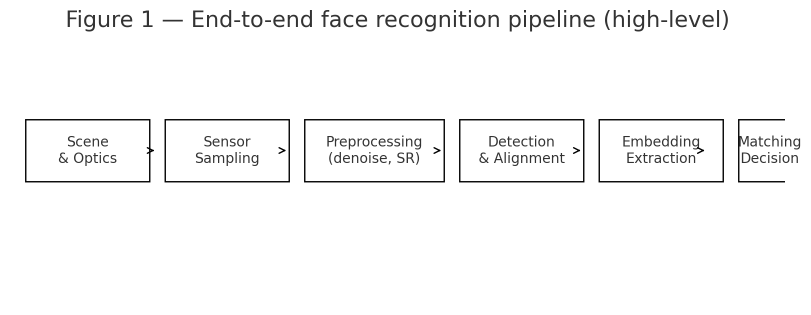
#> input picture face_recognition_figures/figure1_pipeline.png, 1622 x 629 px (shown at 1/2 size)
$ python PNG.py
#> lines starting #> are read from the running program, lines starting #| are printed output that depends on the picture
# Generating figures for the essay and saving them as PNGs.
# This code will:
# - Create Figure 1: pipeline diagram (blocks + arrows)
# - Create Figure 2: Fourier illustration of downsampling (spectra plots)
# - Create Figure 3: Synthetic case study images: HR face, LR probe, bicubic SR output
# - Create Figure 4: Synthetic ROC curves for baseline, SR, identity-aware SR
#
# All plots use matplotlib (no seaborn) and each chart is its own figure.
# Files will be saved to /mnt/data and links will be provided after execution.

from PIL import Image, ImageDraw, ImageFilter
import numpy as np
import matplotlib.pyplot as plt
import os
import os

folder = "face_recognition_figures"

# Create the folder if it does not exist
if not os.path.exists(folder):
    os.makedirs(folder)

out_dir = "/mnt/data/face_recognition_figures"
os.makedirs(out_dir, exist_ok=True)

# Figure 1: Pipeline diagram
fig, ax = plt.subplots(figsize=(10,3.5))
ax.set_xlim(0,10)
ax.set_ylim(0,3.5)
ax.axis('off')

# Boxes coordinates: (x,y,width,height)
boxes = [
    (0.2,1.6,1.6,0.8,"Scene\n& Optics"),
    (2.0,1.6,1.6,0.8,"Sensor\nSampling"),
    (3.8,1.6,1.8,0.8,"Preprocessing\n(denoise, SR)"),
    (5.8,1.6,1.6,0.8,"Detection\n& Alignment"),
    (7.6,1.6,1.6,0.8,"Embedding\nExtraction"),
    (9.4,1.6,0.8,0.8,"Matching\nDecision")
]

for x,y,w,h,label in boxes:
    rect = plt.Rectangle((x,y), w, h, fill=False)
    ax.add_patch(rect)
    ax.text(x + w/2, y + h/2, label, ha='center', va='center')

# Arrows
arrow_props = dict(arrowstyle="->", linewidth=1)
ax.annotate("", xy=(1.9,2.0), xytext=(1.8,2.0), arrowprops=arrow_props)
ax.annotate("", xy=(3.6,2.0), xytext=(3.5,2.0), arrowprops=arrow_props)
ax.annotate("", xy=(5.6,2.0), xytext=(5.5,2.0), arrowprops=arrow_props)
ax.annotate("", xy=(7.4,2.0), xytext=(7.3,2.0), arrowprops=arrow_props)
ax.annotate("", xy=(9.0,2.0), xytext=(8.9,2.0), arrowprops=arrow_props)

ax.set_title("Figure 1 — End-to-end face recognition pipeline (high-level)")

fig1_path = os.path.join(out_dir, "figure1_pipeline.png")
fig.savefig(fig1_path, bbox_inches='tight', dpi=200)
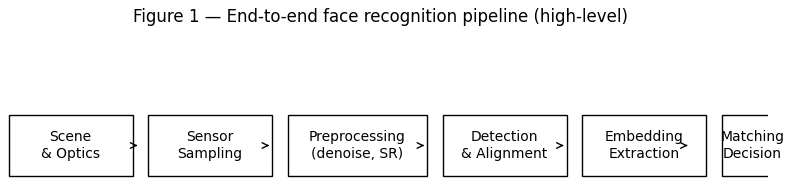
#> figure drawn by matplotlib, 1 panel
plt.close(fig)

# Figure 2: Fourier illustration of downsampling
# Create radial frequency spectra representation (synthetic)
size = 256
u = np.linspace(-1,1,size)
U,V = np.meshgrid(u,u)
R = np.sqrt(U**2 + V**2)
# Original spectrum (bandlimited)
orig_spec = np.exp(-(R*10)**2)
# After low-pass filtering (stronger attenuation)
lp_spec = np.exp(-(R*6)**2)
# Aliased spectrum (simulate replicas)
replica = np.roll(orig_spec, 40, axis=0) + np.roll(orig_spec, -30, axis=1)

fig, axes = plt.subplots(1,3, figsize=(12,4))
axes[0].imshow(orig_spec, origin='lower')
axes[0].set_title("Original Spectrum")
axes[0].axis('off')
axes[1].imshow(lp_spec, origin='lower')
axes[1].set_title("Low-pass Filtered")
axes[1].axis('off')
axes[2].imshow(lp_spec + 0.4*replica, origin='lower')
axes[2].set_title("After Undersampling (aliasing)")
axes[2].axis('off')

fig.suptitle("Figure 2 — Spectral effects of downsampling and aliasing", y=0.95)
fig2_path = os.path.join(out_dir, "figure2_spectra.png")
fig.savefig(fig2_path, bbox_inches='tight', dpi=200)
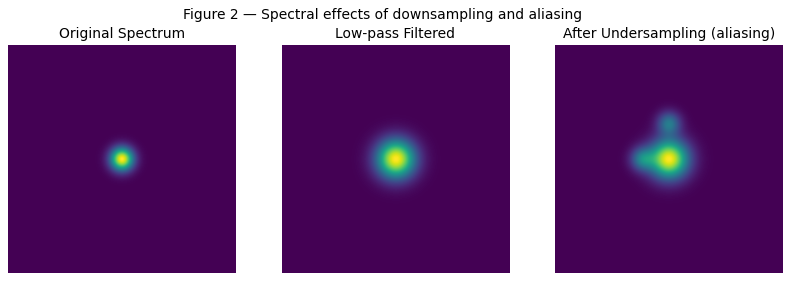
#> figure drawn by matplotlib, 3 panels
plt.close(fig)

# Figure 3: Synthetic face images (HR, LR, SR)
# Create a synthetic "face" as an image
def create_simple_face(size=256):
#> called with size = 256
    img = Image.new("L", (size,size), color=200)  # light gray background
#> img: PIL image 256x256 L; every value is 200
    draw = ImageDraw.Draw(img)
    # face ellipse
    draw.ellipse((size*0.2, size*0.15, size*0.8, size*0.85), fill=240, outline=0)
    # eyes
    eye_w = size*0.06
    eye_h = size*0.06
    draw.ellipse((size*0.35-eye_w, size*0.4-eye_h, size*0.35+eye_w, size*0.4+eye_h), fill=30)
    draw.ellipse((size*0.65-eye_w, size*0.4-eye_h, size*0.65+eye_w, size*0.4+eye_h), fill=30)
    # mouth
    draw.arc((size*0.35, size*0.6, size*0.65, size*0.75), start=0, end=180, fill=60, width=4)
    # nose
    draw.polygon([(size*0.5, size*0.45), (size*0.47, size*0.55), (size*0.53, size*0.55)], fill=80)
    # small texture: add noise speckles to simulate skin texture
    arr = np.array(img).astype(np.uint8)
    noise = (np.random.randn(*arr.shape) * 2).astype(np.int16)
    arr = np.clip(arr + noise, 0, 255).astype(np.uint8)
    return Image.fromarray(arr)

hr = create_simple_face(256)
# Create LR probe by resizing down to 32x32 and then upsample back to 256 for visualization
lr = hr.resize((32,32), resample=Image.BICUBIC)
sr_bicubic = lr.resize((256,256), resample=Image.BICUBIC)
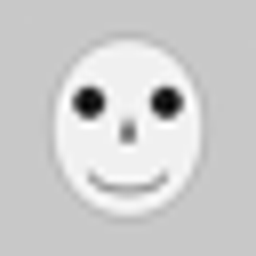
#> sr_bicubic: PIL image 256x256 L; min 2, max 255, mean 205.3

# Compose side-by-side
w,h = hr.size
#> w = 256; h = 256
compound = Image.new("L", (w*3+40, h))
#> compound: PIL image 808x256 L; every value is 0
compound.paste(hr, (0,0))
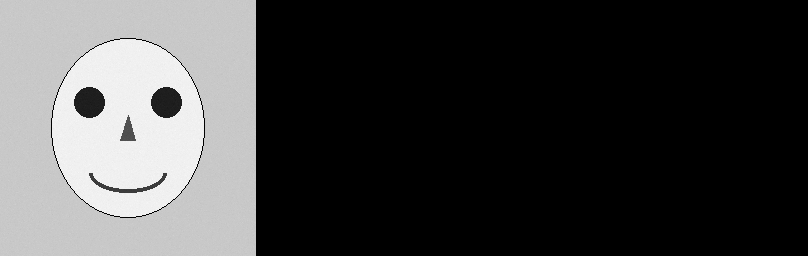
#> compound: PIL image 808x256 L; min 0, max 247, mean 65
compound.paste(lr.resize((w,w)), (w+20,0))
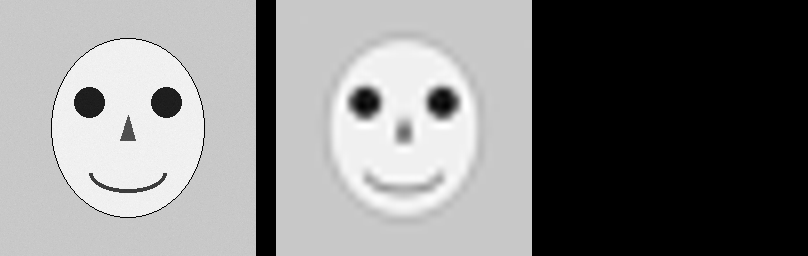
#> compound: PIL image 808x256 L; min 0, max 255, mean 130.1
compound.paste(sr_bicubic, (2*w+40,0))
# Add labels using PIL
draw = ImageDraw.Draw(compound)
draw.text((20,h-20), "HR (gallery)", fill=0)
draw.text((w+40,h-20), "LR probe (32x32)", fill=0)
draw.text((2*w+60,h-20), "SR (bicubic)", fill=0)

fig3_path = os.path.join(out_dir, "figure3_case_study.png")
compound.save(fig3_path)
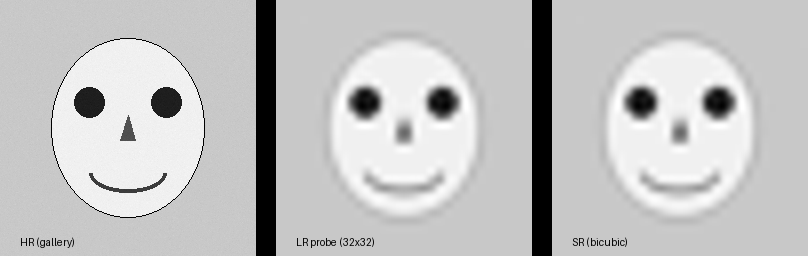
#> saved as figure3_case_study.png: PIL image 808x256 L; min 0, max 255, mean 194.7

# Figure 4: Synthetic ROC curves
fpr = np.linspace(0,1,200)
# Baseline weaker
tpr_baseline = 1 - np.exp(-5*(0.3 + (1-fpr)**1.5))
# SR slightly improved
tpr_sr = 1 - np.exp(-5*(0.4 + (1-fpr)**1.6))
# Identity-aware SR best
tpr_id = 1 - np.exp(-6*(0.55 + (1-fpr)**1.7))

fig, ax = plt.subplots(figsize=(6,5))
ax.plot(fpr, tpr_baseline, linewidth=1.5, label="Baseline VIS model on LR probes")
ax.plot(fpr, tpr_sr, linewidth=1.5, label="SR pre-processing + VIS model")
ax.plot(fpr, tpr_id, linewidth=1.5, label="Identity-aware SR + fine-tune")
ax.plot([0,1],[0,1], linestyle='--', linewidth=0.8)
ax.set_xlabel("False Positive Rate (FPR)")
ax.set_ylabel("True Positive Rate (TPR)")
ax.set_title("Figure 4 — Synthetic ROC curves (illustrative)")
ax.legend(loc="lower right")
fig4_path = os.path.join(out_dir, "figure4_roc.png")
fig.savefig(fig4_path, bbox_inches='tight', dpi=200)
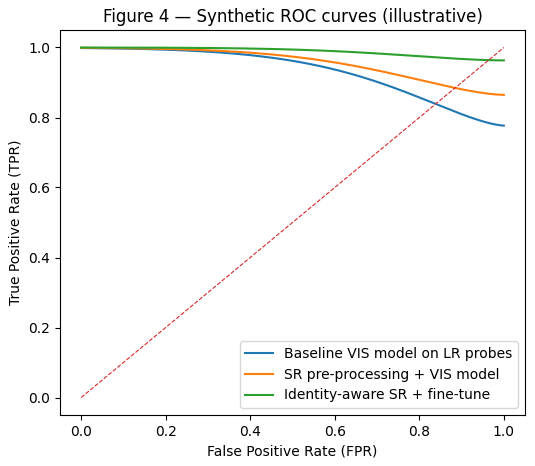
#> figure drawn by matplotlib, 1 panel; curve peaks at x = 0, y = 0.998; curve peaks at x = 0, y = 0.999; curve peaks at x = 0, y = 1
plt.close(fig)

# List files created
created_files = [fig1_path, fig2_path, fig3_path, fig4_path]
created_files

print("Script has finished running. Check face_recognition_figures folder!")
from PIL import Image
import os

folder = "face_recognition_figures"
for file in os.listdir(folder):
    if file.endswith(".png"):
        img = Image.open(os.path.join(folder, file))
#> img is the input picture: PIL image 1622x629 RGBA; mean R, G, B, A 247.8, 247.8, 247.8, 255
        img.show()  # Opens each figure in your default image viewer
